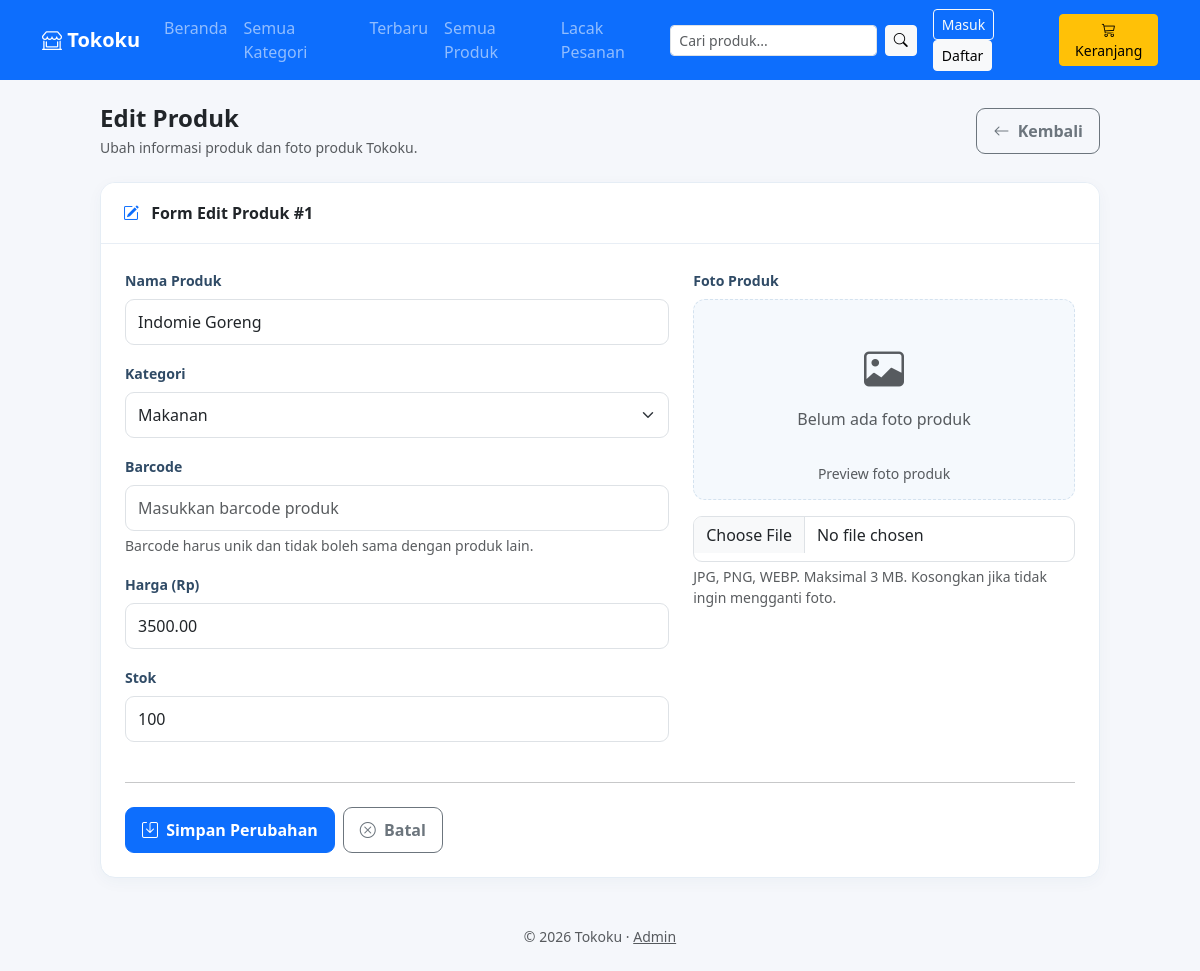
The page /edit_produk.php?id=1 on the database its author committed.
### tables this page shows
CREATE TABLE IF NOT EXISTS tbl_produk (
  id_produk INT AUTO_INCREMENT PRIMARY KEY,
  nama_produk VARCHAR(100) NOT NULL,
  id_kategori INT,
  harga DECIMAL(12,2) NOT NULL,
  stok INT NOT NULL DEFAULT 0,
  barcode VARCHAR(64) NULL UNIQUE,
  CONSTRAINT fk_produk_kategori FOREIGN KEY (id_kategori) REFERENCES tbl_kategori(id_kategori)
);

CREATE TABLE IF NOT EXISTS tbl_kategori (
  id_kategori INT AUTO_INCREMENT PRIMARY KEY,
  nama_kategori VARCHAR(100) NOT NULL
);

### functions.php (called while the page is built, shortened)
<?php
function e($value) {
    return htmlspecialchars((string)$value, ENT_QUOTES, 'UTF-8');
}
?>

### edit_produk.php (the view, shortened to what this page needs)
<?php
require "header.php";
$uploadUrl = "uploads/produk/";
$id = (int)($_GET["id"] ?? $_POST["id_produk"] ?? 0);
$stmt = $conn->prepare("SELECT * FROM tbl_produk WHERE id_produk = ?");
$stmt->bind_param("i", $id);
$stmt->execute();
$produk = $stmt->get_result()->fetch_assoc();
$cats = $conn->query(
    "SELECT * FROM tbl_kategori ORDER BY nama_kategori"
);
?>
<div class="edit-produk-wrap">
    <div class="d-flex align-items-center justify-content-between flex-wrap gap-2 mb-4">
        <div>
            <h4 class="fw-bold mb-1">Edit Produk</h4>
            <div class="text-muted small">
                Ubah informasi produk dan foto produk Tokoku.
            </div>
        </div>
        <a href="produk.php" class="btn btn-outline-secondary">
            <i class="bi bi-arrow-left me-1"></i>
            Kembali
        </a>
    </div>
    <div class="card edit-produk-card">
        <div class="card-header">
            <i class="bi bi-pencil-square text-primary me-2"></i>
            Form Edit Produk #<?= (int)$produk["id_produk"] ?>
        </div>
        <div class="card-body">
            <form method="post" enctype="multipart/form-data">
                <div class="row g-4">
                    <div class="col-md-7">
                        <div class="mb-3">
                            <label class="form-label">Nama Produk</label>
                            <input type="text"
                                   name="nama_produk"
                                   class="form-control"
                                   maxlength="100"
                                   value="<?= e($produk["nama_produk"]) ?>"
                                   required>
                        </div>
                        <div class="mb-3">
                            <label class="form-label">Kategori</label>
                            <select name="id_kategori"
                                    class="form-select"
                                    required>
                                <?php if ($cats): ?>
                                    <?php while ($c = $cats->fetch_assoc()): ?>
                                        <option
                                            value="<?= (int)$c["id_kategori"] ?>"
                                            <?= (int)$c["id_kategori"] === (int)$produk["id_kategori"] ? "selected" : "" ?>>
                                            <?= e($c["nama_kategori"]) ?>
                                        </option>
                                    <?php endwhile; ?>
                                <?php endif; ?>
                            </select>
                        </div>
                        <div class="mb-3">
                            <label class="form-label">Barcode</label>
                            <input type="text"
                                   name="barcode"
                                   class="form-control"
                                   maxlength="64"
                                   autocomplete="off"
                                   value="<?= e($produk["barcode"] ?? "") ?>"
                                   placeholder="Masukkan barcode produk">
                            <div class="form-text">
                                Barcode harus unik dan tidak boleh sama dengan produk lain.
                            </div>
                        </div>
                        <div class="mb-3">
                            <label class="form-label">Harga (Rp)</label>
                            <input type="number"
                                   name="harga"
                                   class="form-control"
                                   min="0"
                                   step="0.01"
                                   value="<?= e($produk["harga"]) ?>"
                                   required>
                        </div>
                        <div class="mb-3">
                            <label class="form-label">Stok</label>
                            <input type="number"
                                   name="stok"
                                   class="form-control"
                                   min="0"
                                   value="<?= e($produk["stok"]) ?>"
                                   required>
                        </div>
                    </div>
                    <div class="col-md-5">
                        <label class="form-label">Foto Produk</label>
                        <div class="preview-box mb-3">
                            <?php if (!empty($produk["gambar"])): ?>
                                <img
                                    id="previewGambar"
                                    class="preview-img mb-2"
                                    src="<?= e($uploadUrl . $produk["gambar"]) ?>"
                                    alt="Foto produk">
                            <?php else: ?>
                                <div id="placeholderGambar"
                                     class="text-muted py-4">
                                    <i class="bi bi-image fs-1 d-block mb-2"></i>
                                    Belum ada foto produk
                                </div>
                            <?php endif; ?>
                            <div class="small text-muted mt-2">
                                Preview foto produk
                            </div>
                        </div>
                        <input type="file"
                               name="gambar"
                               id="inputGambar"
                               class="form-control"
                               accept="image/jpeg,image/png,image/webp">
                        <div class="form-text">
                            JPG, PNG, WEBP. Maksimal 3 MB.
                            Kosongkan jika tidak ingin mengganti foto.
                        </div>
                    </div>
                </div>
                <hr class="my-4">
                <div class="d-flex flex-wrap gap-2">
                    <button type="submit"
                            name="update"
                            class="btn btn-primary">
                        <i class="bi bi-save me-1"></i>
                        Simpan Perubahan
                    </button>
                    <a href="produk.php"
                       class="btn btn-outline-secondary">
                        <i class="bi bi-x-circle me-1"></i>
                        Batal
                    </a>
                </div>
            </form>
        </div>
    </div>
</div>
<?php require "footer.php"; ?>

### header.php (style rules this page uses)
body { background:#f5f7fb }

### edit_produk.php (style rules this page uses)
.edit-produk-wrap { max-width: 1000px; margin: auto; }
.edit-produk-card { border: 1px solid #e5edf5; border-radius: 15px; overflow: hidden; box-shadow: 0 4px 16px rgba(30, 70, 110, .04); }
.edit-produk-card .card-header { background: #fff; font-weight: 800; padding: 18px 22px; border-bottom: 1px solid #e8eef5; }
.edit-produk-card .card-body { padding: 24px; }
.edit-produk-wrap .form-label { font-size: .88rem; font-weight: 700; color: #304b66; }
.edit-produk-wrap .form-control, .edit-produk-wrap .form-select { min-height: 46px; border-radius: 9px; }
.preview-box { background: #f5f9fd; border: 1px dashed #d4e2ef; border-radius: 12px; padding: 15px; text-align: center; }
.edit-produk-wrap .btn { border-radius: 9px; font-weight: 700; padding: 10px 16px; }

### rows shown on the page
tbl_produk: id_produk "1", nama_produk "Indomie Goreng", id_kategori "Makanan", harga "3500.00", stok "100"
